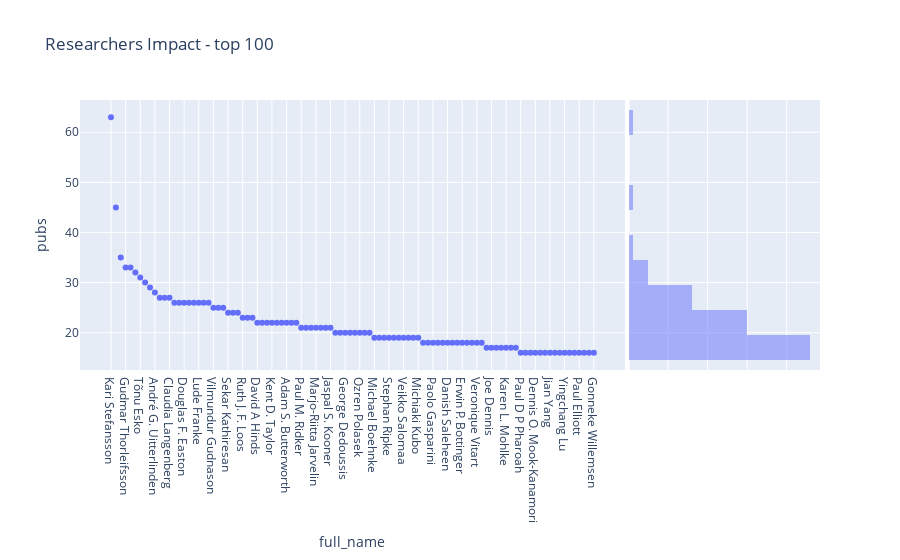

This figure's notebook cell:
### Markdown cell above
## Couple of Dataviz

### Code cell
top100 = researchers_impact[:100]
px.scatter(top100, 
           x="full_name", y="pubs", 
           hover_name="full_name", 
           hover_data=['citations_mean', 'altmetric_mean'], 
           marginal_y="histogram", 
           height=600,
           title="Researchers Impact - top 100")

### Figure 1 — Plotly figure (JSON) as saved in the notebook; plotly's stock layout.template omitted (floating-point values rounded to 4 significant figures; data arrays with more than 128 entries replaced by an {"elided": "..."} marker saying what was removed)
{"data": [{"customdata": {"elided": "100x2 float values"}, "hovertemplate": "<b>%{hovertext}</b><br><br>full_name=%{x}<br>pubs=%{y}<br>citations_mean=%{customdata[0]}<br>altmetric_mean=%{customdata[1]}<extra></extra>", "hovertext": ["Kari Stefansson", "Unnur Thorsteinsdottir", "Gonçalo R Abecasis", "Gudmar Thorleifsson", "Caroline Hayward", "Andres Metspalu", "Tõnu Esko", "Benjamin M. Neale", "Daniel F Gudbjartsson", "André G. Uitterlinden", "Jerome I. Rotter", "Eleftheria Zeggini", "Claudia Langenberg", "Eric Boerwinkle", "Terho Lehtimäki", "Douglas F. Easton", "Mark I. McCarthy", "M. Arfan Ikram", "Lude Franke", "Daniel I Chasman", "Patrik K E Magnusson", "Vilmundur Gudnason", "Erik Ingelsson", "Nicholas J. Wareham", "Sekar Kathiresan", "Alkes L. Price", "John Danesh", "Ruth J. F. Loos", "Jian’an Luan", "Patrick Sulem", "David A Hinds", "Albert V. Smith", "Anubha Mahajan", "Kent D. Taylor", "Olli T. Raitakari", "Bruce M. Psaty", "Adam S. Butterworth", "Reedik Mägi", "Tamara B. Harris", "Paul M. Ridker", "Po-Ru Loh", "Ian J. Deary", "Marjo-Riitta Jarvelin", "Andrew P. Morris", "Cornelia M van Duijn", "Jaspal S. Kooner", "Dorret I Boomsma", "Markku Laakso", "George Dedoussis", "Alison M. Dunning", "Christian Gieger", "Ozren Polasek", "Mark J Daly", "Peter M. Visscher", "Michael Boehnke", "Mika Kähönen", "John R B Perry", "Stephan Ripke", "Nilesh J Samani", "Hreinn Stefansson", "Veikko Salomaa", "Cecilia M. Lindgren", "Yoichiro Kamatani", "Michiaki Kubo", "Hilary K. Finucane", "Grant W. Montgomery", "Paolo Gasparini", "Martina Müller-Nurasyid", "Sandosh Padmanabhan", "Danish Saleheen", "Igor Rudan", "Joanna M. M. Howson", "Erwin P. Bottinger", "Stephen J Chanock", "Robert A Scott", "Veronique Vitart", "Tune H. Pers", "Annette Peters", "Joe Dennis", "Lenore J. Launer", "Cristen J. Willer", "Karen L. Mohlke", "Philippe Amouyel", "Gisli Masson", "Paul D P Pharoah", "Nancy L Pedersen", "Oscar H. Franco", "Dennis O. Mook-Kanamori", "Yukinori Okada", "Sarah E. Medland", "Jian Yang", "Albert Hofman", "Lili Milani", "Yingchang Lu", "Ingileif Jonsdottir", "Michael C. O’Donovan", "Paul Elliott", "Evangelos Evangelou", "Leo-Pekka Lyytikäinen", "Gonneke Willemsen"], "legendgroup": "", "marker": {"color": "#636efa", "symbol": "circle"}, "mode": "markers", "name": "", "orientation": "v", "showlegend": false, "type": "scatter", "x": ["Kari Stefansson", "Unnur Thorsteinsdottir", "Gonçalo R Abecasis", "Gudmar Thorleifsson", "Caroline Hayward", "Andres Metspalu", "Tõnu Esko", "Benjamin M. Neale", "Daniel F Gudbjartsson", "André G. Uitterlinden", "Jerome I. Rotter", "Eleftheria Zeggini", "Claudia Langenberg", "Eric Boerwinkle", "Terho Lehtimäki", "Douglas F. Easton", "Mark I. McCarthy", "M. Arfan Ikram", "Lude Franke", "Daniel I Chasman", "Patrik K E Magnusson", "Vilmundur Gudnason", "Erik Ingelsson", "Nicholas J. Wareham", "Sekar Kathiresan", "Alkes L. Price", "John Danesh", "Ruth J. F. Loos", "Jian’an Luan", "Patrick Sulem", "David A Hinds", "Albert V. Smith", "Anubha Mahajan", "Kent D. Taylor", "Olli T. Raitakari", "Bruce M. Psaty", "Adam S. Butterworth", "Reedik Mägi", "Tamara B. Harris", "Paul M. Ridker", "Po-Ru Loh", "Ian J. Deary", "Marjo-Riitta Jarvelin", "Andrew P. Morris", "Cornelia M van Duijn", "Jaspal S. Kooner", "Dorret I Boomsma", "Markku Laakso", "George Dedoussis", "Alison M. Dunning", "Christian Gieger", "Ozren Polasek", "Mark J Daly", "Peter M. Visscher", "Michael Boehnke", "Mika Kähönen", "John R B Perry", "Stephan Ripke", "Nilesh J Samani", "Hreinn Stefansson", "Veikko Salomaa", "Cecilia M. Lindgren", "Yoichiro Kamatani", "Michiaki Kubo", "Hilary K. Finucane", "Grant W. Montgomery", "Paolo Gasparini", "Martina Müller-Nurasyid", "Sandosh Padmanabhan", "Danish Saleheen", "Igor Rudan", "Joanna M. M. Howson", "Erwin P. Bottinger", "Stephen J Chanock", "Robert A Scott", "Veronique Vitart", "Tune H. Pers", "Annette Peters", "Joe Dennis", "Lenore J. Launer", "Cristen J. Willer", "Karen L. Mohlke", "Philippe Amouyel", "Gisli Masson", "Paul D P Pharoah", "Nancy L Pedersen", "Oscar H. Franco", "Dennis O. Mook-Kanamori", "Yukinori Okada", "Sarah E. Medland", "Jian Yang", "Albert Hofman", "Lili Milani", "Yingchang Lu", "Ingileif Jonsdottir", "Michael C. O’Donovan", "Paul Elliott", "Evangelos Evangelou", "Leo-Pekka Lyytikäinen", "Gonneke Willemsen"], "xaxis": "x", "y": [63, 45, 35, 33, 33, 32, 31, 30, 29, 28, 27, 27, 27, 26, 26, 26, 26, 26, 26, 26, 26, 25, 25, 25, 24, 24, 24, 23, 23, 23, 22, 22, 22, 22, 22, 22, 22, 22, 22, 21, 21, 21, 21, 21, 21, 21, 20, 20, 20, 20, 20, 20, 20, 20, 19, 19, 19, 19, 19, 19, 19, 19, 19, 19, 18, 18, 18, 18, 18, 18, 18, 18, 18, 18, 18, 18, 18, 17, 17, 17, 17, 17, 17, 17, 16, 16, 16, 16, 16, 16, 16, 16, 16, 16, 16, 16, 16, 16, 16, 16], "yaxis": "y"}, {"alignmentgroup": "True", "bingroup": "y", "hovertemplate": "pubs=%{y}<br>count=%{x}<extra></extra>", "legendgroup": "", "marker": {"color": "#636efa"}, "name": "", "offsetgroup": "", "opacity": 0.5, "showlegend": false, "type": "histogram", "xaxis": "x2", "y": [63, 45, 35, 33, 33, 32, 31, 30, 29, 28, 27, 27, 27, 26, 26, 26, 26, 26, 26, 26, 26, 25, 25, 25, 24, 24, 24, 23, 23, 23, 22, 22, 22, 22, 22, 22, 22, 22, 22, 21, 21, 21, 21, 21, 21, 21, 20, 20, 20, 20, 20, 20, 20, 20, 19, 19, 19, 19, 19, 19, 19, 19, 19, 19, 18, 18, 18, 18, 18, 18, 18, 18, 18, 18, 18, 18, 18, 17, 17, 17, 17, 17, 17, 17, 16, 16, 16, 16, 16, 16, 16, 16, 16, 16, 16, 16, 16, 16, 16, 16], "yaxis": "y2"}], "layout": {"autosize": true, "barmode": "overlay", "legend": {"tracegroupgap": 0}, "title": {"text": "Researchers Impact - top 100"}, "xaxis": {"anchor": "y", "autorange": true, "domain": [0, 0.7363], "range": [-5.826, 104.8], "title": {"text": "full_name"}, "type": "category"}, "xaxis2": {"anchor": "y2", "autorange": true, "domain": [0.7413, 1], "matches": "x2", "range": [0, 48.42], "showgrid": true, "showline": false, "showticklabels": false, "ticks": ""}, "yaxis": {"anchor": "x", "autorange": true, "domain": [0, 1], "range": [12.68, 66.32], "title": {"text": "pubs"}, "type": "linear"}, "yaxis2": {"anchor": "x2", "autorange": true, "domain": [0, 1], "matches": "y", "range": [12.68, 66.32], "showgrid": true, "showticklabels": false, "type": "linear"}}}
